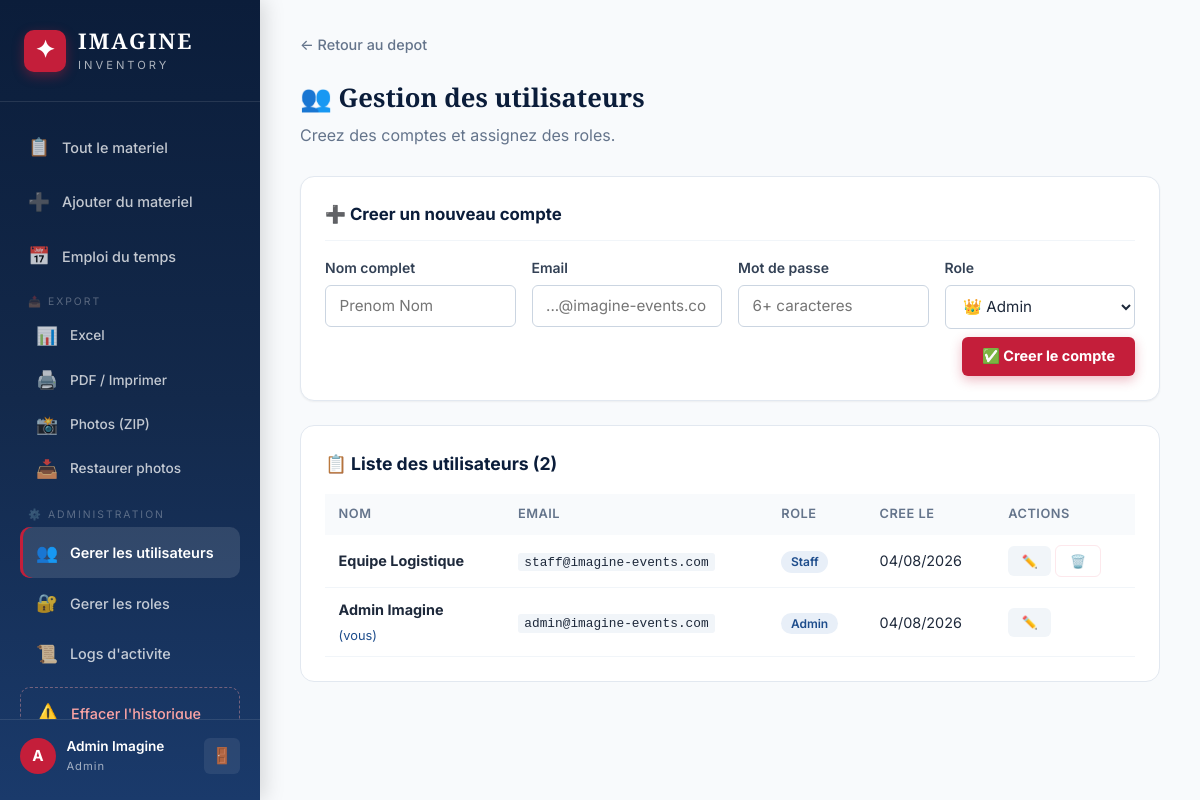
/admin/users (signed in), run on an earlier commit of the app's database.
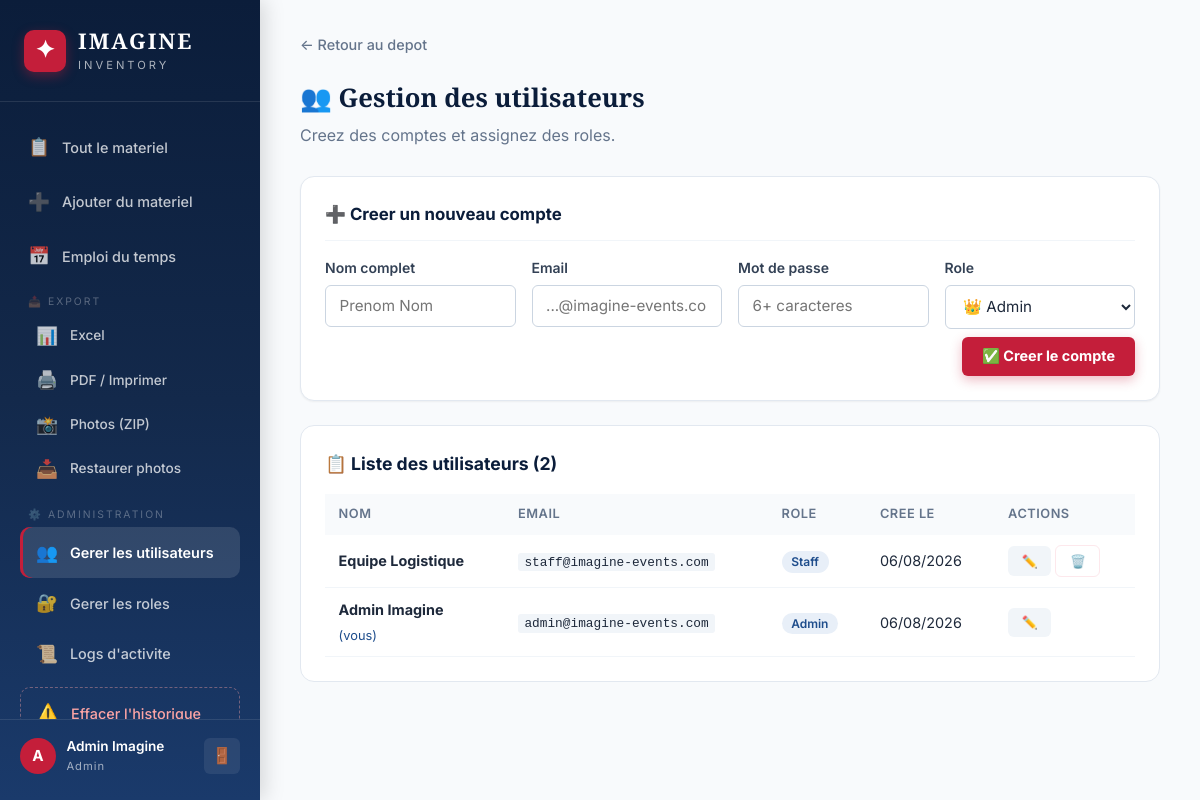
And on a later commit of the database.
### app.py (models this page shows, shortened)
class User(UserMixin, db.Model):
    __tablename__ = 'users'
    id = db.Column(db.Integer, primary_key=True); email = db.Column(db.String(150), unique=True, nullable=False)
    password_hash = db.Column(db.String(256), nullable=False); full_name = db.Column(db.String(150), nullable=False)
    role_id = db.Column(db.Integer, db.ForeignKey('roles.id'), nullable=True)
    created_at = db.Column(db.DateTime, default=tunisia_now)
    borrows = db.relationship('Borrow', backref='user', lazy=True)
    event_assignments = db.relationship('EventAssignment', backref='user', lazy=True)
    notifications = db.relationship('Notification', backref='user', lazy=True, foreign_keys='Notification.user_id')
    def has_permission(self, perm):
        role = db.session.get(CustomRole, self.role_id) if self.role_id else None
        return role.has_permission(perm) if role else False
    @property
    def role_name(self):
        role = db.session.get(CustomRole, self.role_id) if self.role_id else None
        return role.name if role else 'Aucun role'
    @property
    def unread_notifications(self):
        return Notification.query.filter_by(user_id=self.id, read=False).count()

class CustomRole(db.Model):
    __tablename__ = 'roles'
    id = db.Column(db.Integer, primary_key=True); name = db.Column(db.String(100), unique=True, nullable=False)
    icon = db.Column(db.String(10), default='👤'); description = db.Column(db.String(250), default='')
    permissions = db.Column(db.Text, default=''); created_at = db.Column(db.DateTime, default=tunisia_now)
    users = db.relationship('User', backref='role', lazy=True)
    def get_permissions(self):
        try: return json.loads(self.permissions) if self.permissions else []
        except: return []
    def has_permission(self, p): return p in self.get_permissions()

### app.py (the view)
@app.route('/admin/users')
@permission_required('manage_users')
def manage_users():
    users = User.query.order_by(User.created_at.desc()).all()
    return render_template('manage_users.html', users=users, all_roles=CustomRole.query.order_by(CustomRole.name).all())

### app.py (called while the page is built)
@login_manager.user_loader
def load_user(uid): return db.session.get(User, int(uid))

def permission_required(perm):
    def decorator(f):
        @wraps(f)
        @login_required
        def decorated(*args, **kwargs):
            if not current_user.has_permission(perm):
                try: log_action('permission_denied', f'Tentative d\'acces refuse : {perm}')
                except: pass
                flash('Acces refuse. Permission requise : ' + perm, 'error')
                return redirect(url_for('dashboard'))
            return f(*args, **kwargs)
        return decorated
    return decorator

### templates/manage_users.html (shortened to what this page needs)
{% extends "base.html" %}
{% block content %}
<div class="form-page" style="max-width:900px">
    <div class="breadcrumb"><a href="{{ url_for('dashboard') }}">← Retour au depot</a></div>
    <div class="page-header"><h1>👥 Gestion des utilisateurs</h1><p>Creez des comptes et assignez des roles.</p></div>
    <div class="form-card" style="margin-bottom:1.5rem">
        <h3 style="font-size:1.05rem;color:var(--blue-deep);margin-bottom:1rem;padding-bottom:.75rem;border-bottom:1px solid var(--gray-100)">➕ Creer un nouveau compte</h3>
        <form method="POST" action="{{ url_for('create_user') }}">
            <div class="form-row" style="grid-template-columns:1fr 1fr 1fr 1fr">
                <div class="form-group"><label>Nom complet</label><input type="text" name="full_name" required placeholder="Prenom Nom"></div>
                <div class="form-group"><label>Email</label><input type="email" name="email" required placeholder="...@imagine-events.com"></div>
                <div class="form-group"><label>Mot de passe</label><input type="password" name="password" required placeholder="6+ caracteres"></div>
                <div class="form-group"><label>Role</label><select name="role_id">{% for r in all_roles %}<option value="{{ r.id }}">{{ r.icon }} {{ r.name }}</option>{% endfor %}</select></div>
            </div>
            <div style="display:flex;justify-content:flex-end;padding-top:.5rem"><button class="btn btn-accent">✅ Creer le compte</button></div>
        </form>
    </div>
    <div class="detail-section"><h2>📋 Liste des utilisateurs ({{ users|length }})</h2>
        <div class="history-table-wrapper"><table class="history-table"><thead><tr><th>Nom</th><th>Email</th><th>Role</th><th>Cree le</th><th>Actions</th></tr></thead><tbody>
            {% for u in users %}<tr>
                <td><strong>{{ u.full_name }}</strong>{% if u.id == current_user.id %} <small style="color:var(--blue);font-weight:400">(vous)</small>{% endif %}</td>
                <td><code style="font-size:.8rem">{{ u.email }}</code></td>
                <td><span class="status-badge" style="background:var(--blue-pale);color:var(--blue)">{{ u.role_name }}</span></td>
                <td>{{ u.created_at.strftime('%d/%m/%Y') }}</td>
                <td>
                    <button class="btn btn-sm btn-secondary edit-user-btn" data-user='{"id":{{ u.id }},"name":{{ u.full_name|tojson }},"email":{{ u.email|tojson }},"role_id":{{ u.role_id or 0 }}}'>✏️</button>
                    {% if u.id != current_user.id %}
                    <form method="POST" action="{{ url_for('delete_user',uid=u.id) }}" style="display:inline" onsubmit="return confirm('Supprimer {{ u.full_name|replace("'","\\'") }} ?')"><button class="btn btn-sm btn-danger">🗑️</button></form>
                    {% endif %}
                </td>
            </tr>{% endfor %}
        </tbody></table></div>
    </div>
</div>
{% endblock %}

### templates/base.html (shortened to what this page needs)
<!DOCTYPE html>
<html lang="fr">
<head>
    <link rel="stylesheet" href="{{ url_for('static', filename='css/style.css') }}">
</head>
<body>
    {% if current_user.is_authenticated %}
    <aside class="sidebar" id="sidebar">
        <div class="sidebar-brand">
            <div class="brand-icon">✦</div>
            <div class="brand-text">
                <span class="brand-name">IMAGINE</span>
                <span class="brand-sub">Inventory</span>
            </div>
        </div>
        <nav class="sidebar-nav">
            <a href="{{ url_for('dashboard') }}" class="nav-item {% if request.endpoint == 'dashboard' %}active{% endif %}">
                <span class="nav-icon">📋</span><span>Tout le materiel</span>
            </a>
            {% if current_user.has_permission('manage_equipment') %}
            <a href="{{ url_for('add_equipment') }}" class="nav-item {% if request.endpoint == 'add_equipment' %}active{% endif %}">
                <span class="nav-icon">➕</span><span>Ajouter du materiel</span>
            </a>
            {% endif %}
            <a href="{{ url_for('schedule') }}" class="nav-item {% if request.endpoint == 'schedule' %}active{% endif %}">
                <span class="nav-icon">📅</span><span>Emploi du temps</span>
            </a>
            {% if current_user.has_permission('manage_equipment') %}
            <div style="margin:.25rem 0;padding:0 .5rem">
                <div style="font-size:.65rem;text-transform:uppercase;color:rgba(255,255,255,.3);letter-spacing:2px;padding:.25rem .5rem">📤 Export</div>
                <a href="{{ url_for('export_excel') }}" class="nav-item" style="font-size:.85rem;padding:.5rem 1rem">
                    <span class="nav-icon">📊</span><span>Excel</span>
                </a>
                <a href="{{ url_for('export_printer') }}" class="nav-item" style="font-size:.85rem;padding:.5rem 1rem" target="_blank">
                    <span class="nav-icon">🖨️</span><span>PDF / Imprimer</span>
                </a>
                {% if current_user.has_permission('manage_database') %}
                <a href="{{ url_for('export_photos_zip') }}" class="nav-item" style="font-size:.85rem;padding:.5rem 1rem">
                    <span class="nav-icon">📸</span><span>Photos (ZIP)</span>
                </a>
                <a href="{{ url_for('restore_photos') }}" class="nav-item" style="font-size:.85rem;padding:.5rem 1rem">
                    <span class="nav-icon">📥</span><span>Restaurer photos</span>
                </a>
                {% endif %}
            </div>
            {% endif %}
            {% if current_user.has_permission('manage_users') %}
            <div style="margin:.25rem 0;padding:0 .5rem">
                <div style="font-size:.65rem;text-transform:uppercase;color:rgba(255,255,255,.3);letter-spacing:2px;padding:.25rem .5rem">⚙️ Administration</div>
                <a href="{{ url_for('manage_users') }}" class="nav-item {% if request.endpoint == 'manage_users' %}active{% endif %}">
                    <span class="nav-icon">👥</span><span>Gerer les utilisateurs</span>
                </a>
                <a href="{{ url_for('manage_roles') }}" class="nav-item {% if request.endpoint == 'manage_roles' %}active{% endif %}">
                    <span class="nav-icon">🔐</span><span>Gerer les roles</span>
                </a>
                <a href="{{ url_for('activity_logs') }}" class="nav-item {% if request.endpoint == 'activity_logs' %}active{% endif %}">
                    <span class="nav-icon">📜</span><span>Logs d'activite</span>
                </a>
                <a href="#" class="nav-item nav-danger" onclick="openClearHistoryModal();return false" title="⚠️ A utiliser avec precaution">
                    <span class="nav-icon">⚠️</span><span>Effacer l'historique</span>
                </a>
            </div>
            {% endif %}
        </nav>
        <div class="sidebar-footer">
            <div class="user-info">
                <div class="user-avatar">{{ current_user.full_name[0] | upper }}</div>
                <div>
                    <div class="user-name">{{ current_user.full_name }}</div>
                    <div class="user-role">{{ current_user.role_name }}</div>
                </div>
            </div>
            <a href="{{ url_for('logout') }}" class="logout-btn" title="Deconnexion">🚪</a>
        </div>
    </aside>
    {% endif %}
    <main class="main-content {% if not current_user.is_authenticated %}no-sidebar{% endif %}">
        {% block content %}{% endblock %}
    </main>
</body>
</html>

What changed in the data, as far as the page shows it:
changed User "Admin Imagine": created_at "04/08/2026" → "06/08/2026"
changed User "Equipe Logistique": created_at "04/08/2026" → "06/08/2026"
